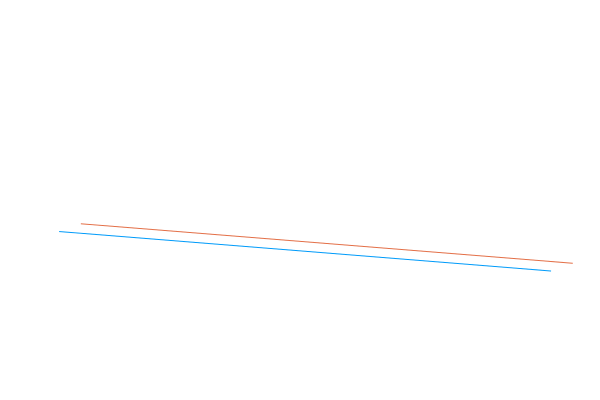
#> input picture simulation/simulated_data/1.png, 600 x 400 px, found by its file name
$ jupyter execute Hough_Lines_rails_only.ipynb
#> lines starting #> are read from the running program, lines starting #| are printed output that depends on the picture; after the words box and inside, x2 and y2 are one past the last pixel; in counts of white or black regions, pixels touching at a corner belong together
[cell 1]
import os
import cv2
import numpy as np
#import layers
import matplotlib.pyplot as plt

[cell 2]
# credits to https://towardsdatascience.com/lines-detection-with-hough-transform-84020b3b1549

import matplotlib.lines as mlines

# ist a,b == m, c

def line_detection_non_vectorized(image, edge_image, num_rhos=100, num_thetas=100, t_count=220):
  edge_height, edge_width = edge_image.shape[:2]
  edge_height_half, edge_width_half = edge_height / 2, edge_width / 2
  #
  d = np.sqrt(np.square(edge_height) + np.square(edge_width))
  dtheta = 180 / num_thetas
  drho = (2 * d) / num_rhos
  #
  thetas = np.arange(0, 180, step=dtheta)
  rhos = np.arange(-d, d, step=drho)
  #
  cos_thetas = np.cos(np.deg2rad(thetas))
  sin_thetas = np.sin(np.deg2rad(thetas))
  #
  accumulator = np.zeros((len(rhos), len(rhos)))
  #
  figure = plt.figure(figsize=(12, 12))
  subplot1 = figure.add_subplot(1, 4, 1)
  subplot1.imshow(image, cmap="gray")
  subplot2 = figure.add_subplot(1, 4, 2)
  subplot2.imshow(edge_image, cmap="gray")
  subplot3 = figure.add_subplot(1, 4, 3)
  subplot3.set_facecolor((0, 0, 0))
  subplot4 = figure.add_subplot(1, 4, 4)
  subplot4.imshow(image, cmap="gray")
  #
  for y in range(edge_height):
    for x in range(edge_width):
      if edge_image[y][x] != 0:
        edge_point = [y - edge_height_half, x - edge_width_half]
        ys, xs = [], []
        for theta_idx in range(len(thetas)):
          rho = (edge_point[1] * cos_thetas[theta_idx]) + (edge_point[0] * sin_thetas[theta_idx])
          theta = thetas[theta_idx]
          rho_idx = np.argmin(np.abs(rhos - rho))
          accumulator[rho_idx][theta_idx] += 1
          ys.append(rho)
          xs.append(theta)
        subplot3.plot(xs, ys, color="white", alpha=0.05)
  line_results = list()
  for y in range(accumulator.shape[0]):
    for x in range(accumulator.shape[1]):
      if accumulator[y][x] > t_count:
        rho = rhos[y]
        theta = thetas[x]
        #print(theta)
        a = np.cos(np.deg2rad(theta))
        b = np.sin(np.deg2rad(theta))

        x0 = (a * rho) + edge_width_half
        #print(x0)

        y0 = (b * rho) + edge_height_half
        #print(y0)
        x1 = int(x0 + 1000 * (-b))
        y1 = int(y0 + 1000 * (a))
        x2 = int(x0 - 1000 * (-b))
        y2 = int(y0 - 1000 * (a))
        #print([x1, x2])
        #print([y1, y2])
        #print("###")
        subplot3.plot([theta], [rho], marker='o', color="yellow")
        line_results.append([(x1,y1), (x2,y2)])
        subplot4.add_line(mlines.Line2D([x1, x2], [y1, y2]))

  subplot3.invert_yaxis()
  subplot3.invert_xaxis()

  subplot1.title.set_text("Original Image")
  subplot2.title.set_text("Edge Image")
  subplot3.title.set_text("Hough Space")
  subplot4.title.set_text("Detected Lines")
  plt.show()
  return accumulator, rhos, thetas, line_results

[cell 3]
img = cv2.imread(f"C:/Users/fredi/Desktop/Uni/SELS2/github/dronelab/simulation/simulated_data/1.png",  cv2.IMREAD_GRAYSCALE)
#> img: shape (400, 600); min 119, max 255, mean 254.5
#img = cv2.imread(img_dir, cv2.IMREAD_GRAYSCALE)
print(img.shape)
#| (400, 600)
plt.imshow(img, "gray")
plt.show()

[cell 4]
edge_image = cv2.Canny(img, 100, 200)
#> edge_image: shape (400, 600); 0.81% white in thin lines or dots, all inside (x1, y1, x2, y2) = (59, 222, 573, 272)
acc, rhos, thetas, line_results = line_detection_non_vectorized(img, edge_image, t_count=1000)
#> after the loop in line_detection_non_vectorized, `for y in range(edge_height):`:
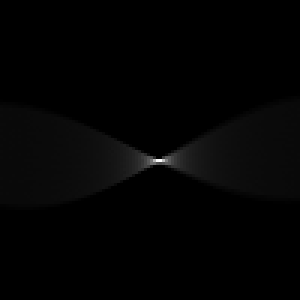
#> accumulator: shape (100, 100) float64 (shown 3 times larger); min 0, max 1501, mean 19.5; drawn with min black and max white
#> rhos = 100 values from -721.1 to 706.7; thetas = 100 values from 0 to 178.2; line_results = [[(-700, 211), (1298, 274)], [(-700, 180), (1295, 305)], [(-699, 148), (1291, 337)], [(-697, 117), (1286, 368)]]

[cell 5]
def merge_lines(edge_image, lines):
    results = list()
    agg = np.zeros(edge_image.shape)*255
    edge_image = np.where(edge_image>0, 1, edge_image)
    kernel = np.ones((3,3),np.float32)*255
    edge_image = cv2.filter2D(edge_image,-1,kernel)
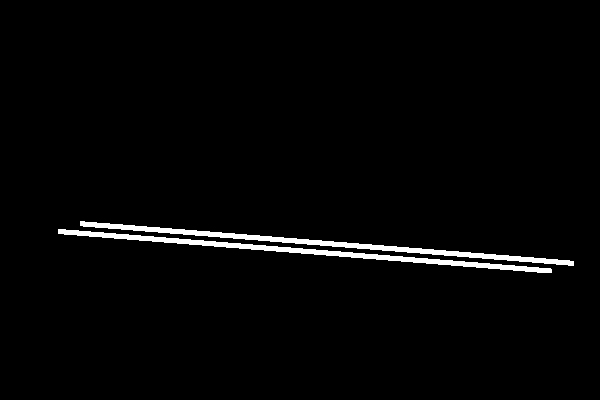
#> edge_image: shape (400, 600); 2.1% white; 2 white regions, box (x1, y1, x2, y2) and area: (80, 221, 574, 266) 2550, (58, 229, 552, 273) 2547
    for line in lines:
        tmp = np.zeros(edge_image.shape)*255
        out = cv2.line(tmp, line[0], line[1], (255,255,255), thickness=1)
        results.append(out * edge_image)
        plt.imshow(results[-1])
        agg = agg + results[-1]
        plt.show()
#> this loop made 4 passes
#> line on passes 1 to 4: [(-700, 211), (1298, 274)], [(-700, 180), (1295, 305)], [(-699, 148), (1291, 337)], [(-697, 117), (1286, 368)]
#> pass 2, in merge_lines, `plt.show()`:
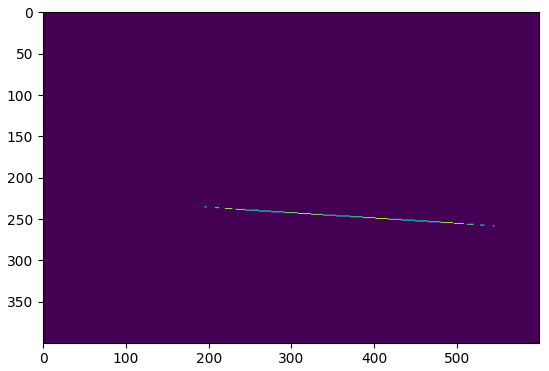
#> figure drawn by matplotlib, 1 panel
#> after the loop:
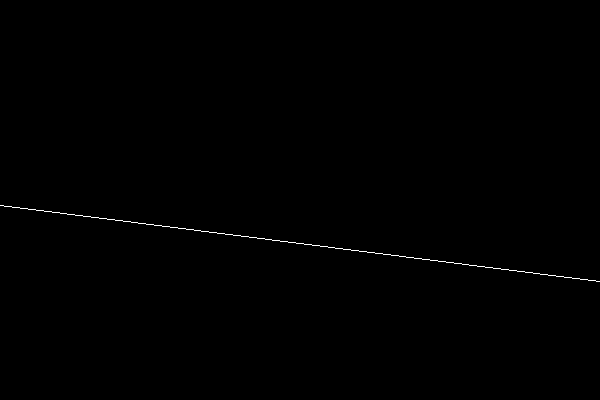
#> tmp: shape (400, 600) float64; 0.25% white in thin lines or dots, all inside (x1, y1, x2, y2) = (0, 205, 600, 282)
#> after the loop, results = 4 items
    agg = np.where(agg>255, 255, agg)
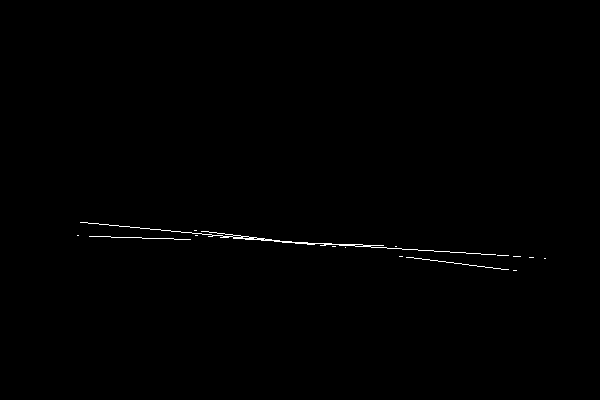
#> agg: shape (400, 600) float64; 0.36% white in thin lines or dots, all inside (x1, y1, x2, y2) = (77, 222, 546, 271)
    return results, agg

[cell 6]
results, aggregated = merge_lines(edge_image, line_results)
#> results = 4 items
plt.imshow(aggregated)
plt.show()

[cell 7]
img2 = cv2.imread(f"C:/Users/fredi/Desktop/Uni/SELS2/hough2/handpicked_rails/2021-07-01-17-07-48/fps_1_frame_018.jpg")
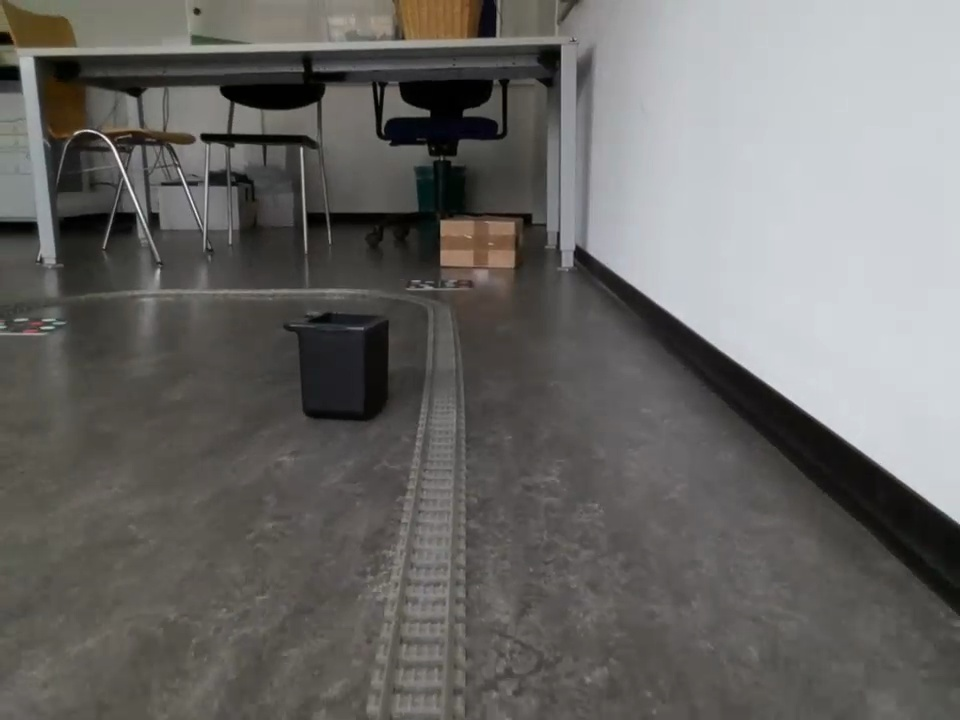
#> input picture rail_detection/test_data/fps_1_frame_018.jpg, 960 x 720 px, found by its file name
#> img2 is the input picture: shape (720, 960, 3); mean B, G, R 103.4, 105.8, 107
plt.imshow(img2)
plt.show()

[cell 8]
edge_image2 = cv2.Canny(img2, 100, 200)
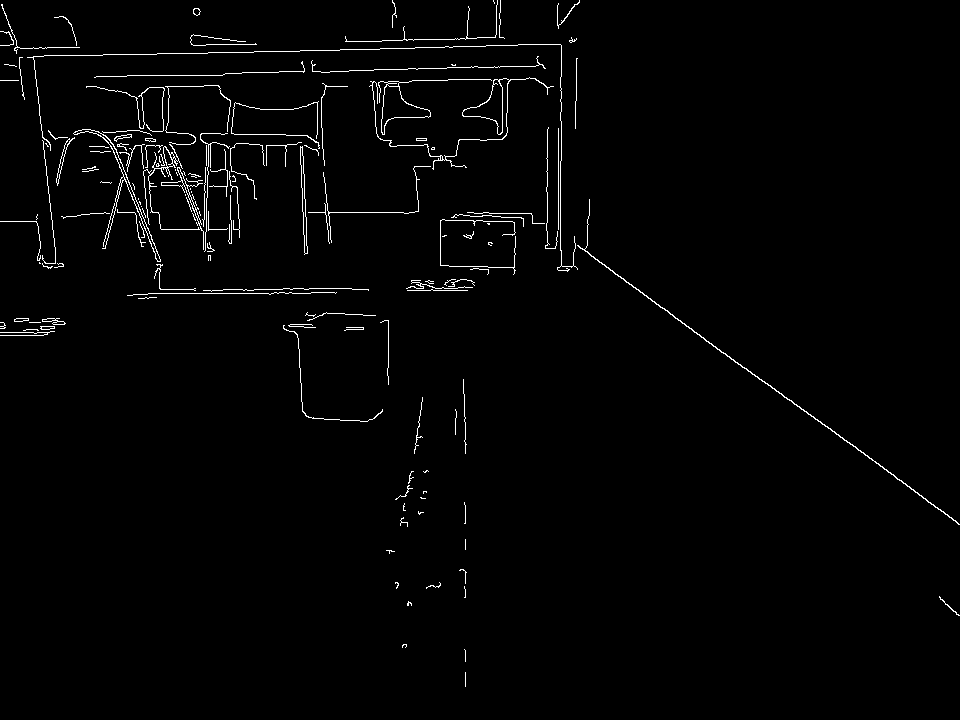
#> edge_image2: shape (720, 960); 1.6% white in thin lines or dots
acc, rhos, thetas, line_results2 = line_detection_non_vectorized(img2, edge_image2, t_count=2000)
#> call 2 of line_detection_non_vectorized, with num_rhos = 100, num_thetas = 100, t_count = 2000
#> in line_detection_non_vectorized (call 2), `edge_height, edge_width = edge_image.shape[:2]`: edge_height = 720; edge_width = 960
#> in line_detection_non_vectorized (call 2), `edge_height_half, edge_width_half = edge_height / 2, edge_width / 2`: edge_height_half = 360; edge_width_half = 480
#> in line_detection_non_vectorized (call 2), `d = np.sqrt(np.square(edge_height) + np.square(edge_width))`: d = 1200
#> in line_detection_non_vectorized (call 2), `drho = (2 * d) / num_rhos`: drho = 24
#> after the loop in line_detection_non_vectorized (call 2), `for y in range(edge_height):`:
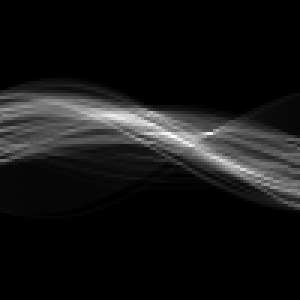
#> accumulator: shape (100, 100) float64 (shown 3 times larger); min 0, max 1345, mean 111.2; drawn with min black and max white
#> after the loop in line_detection_non_vectorized (call 2), `for y in range(accumulator.shape[0]):`: line_results = []
#> in line_detection_non_vectorized (call 2), `plt.show()`:
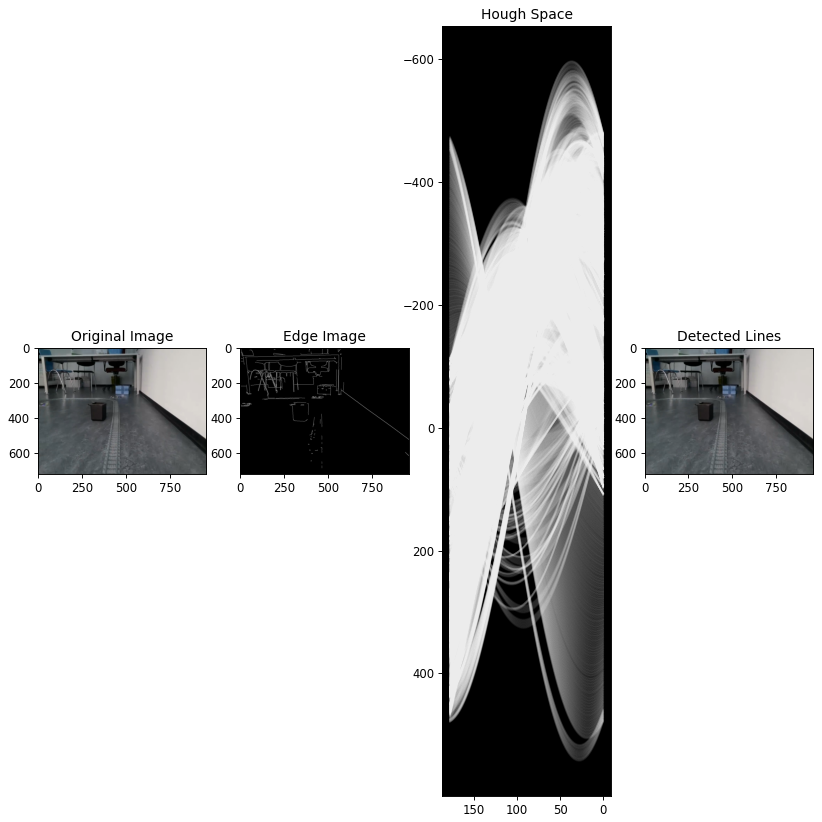
#> figure drawn by matplotlib, 4 panels; B, G, R data is drawn as R, G, B; panel 3: curve peaks at x = 178.2, y = 76.65; panel 3: curve peaks at x = 0, y = 13; panel 3: curve peaks at x = 0, y = 17
#> rhos = 100 values from -1200 to 1176; line_results2 = []

[cell 9]
results, aggregated = merge_lines(edge_image2, line_results2)
#> in merge_lines (call 2), `edge_image = np.where(edge_image>0, 1, edge_image)`: edge_image: shape (720, 960); values 0 (black) and 1 (white), 1.6% white in thin lines or dots
#> in merge_lines (call 2), `edge_image = cv2.filter2D(edge_image,-1,kernel)`:
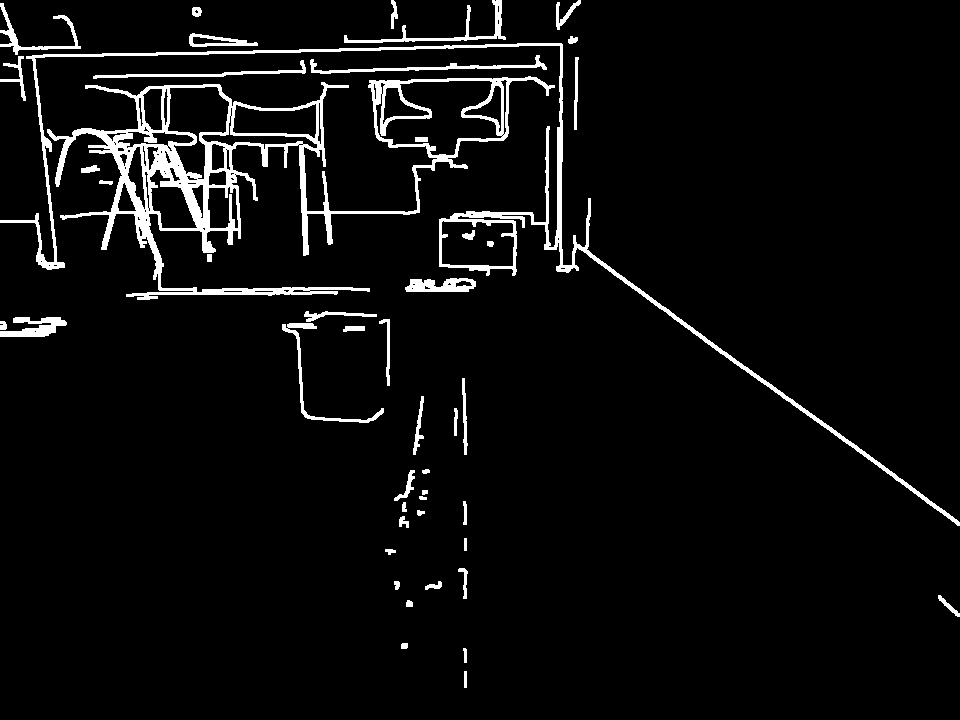
#> edge_image: shape (720, 960); 5% white; 47 white regions, largest, box (x1, y1, x2, y2) and area: (47, 76, 555, 300) 16641, (0, 43, 960, 526) 8102, (344, 0, 506, 43) 914
#> after the loop in merge_lines (call 2), `for line in lines:`: agg: shape (720, 960) float64; every value is 0
#> results = []
plt.imshow(aggregated)
plt.show()
